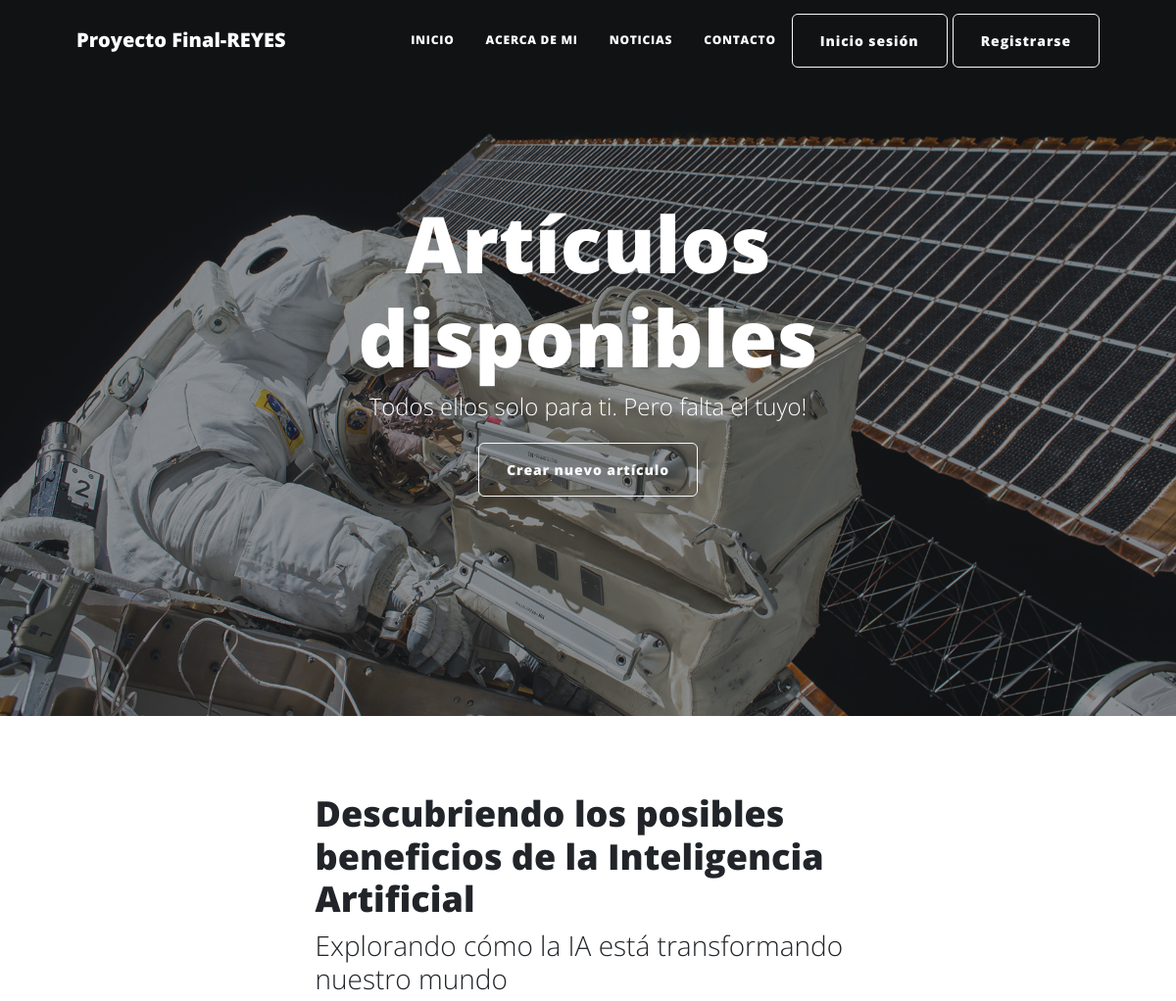
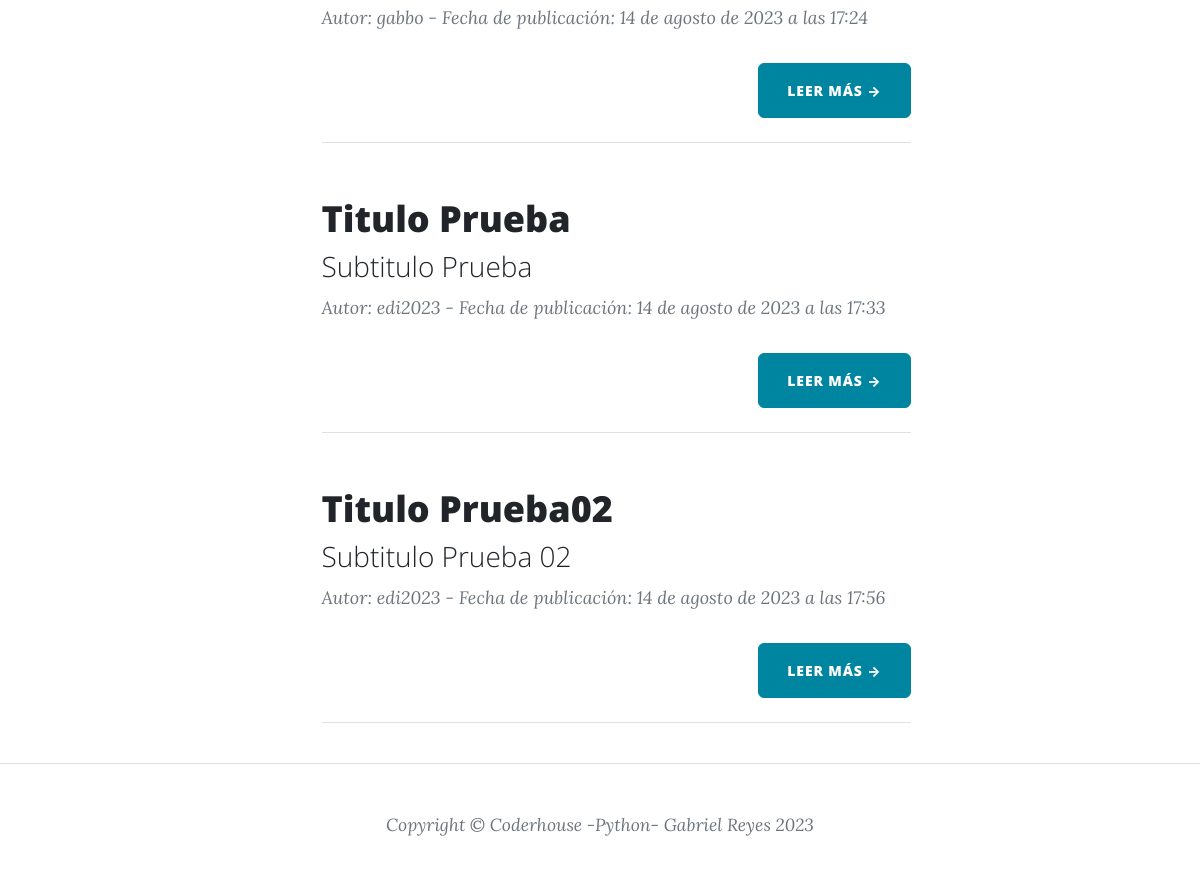
The page /pages/ on the database its author committed (2 pictures, top to bottom).
### app_blog/models.py (models this page shows, shortened)
class Articulo(models.Model):
    titulo = models.CharField(max_length=200)
    subtitulo = models.CharField(max_length=200)
    contenido = RichTextField()
    fecha_publicado = models.DateTimeField()
    autor = models.ForeignKey(User, on_delete=models.CASCADE, related_name='articulos_creados', null=True)
    imagen = models.ImageField(upload_to='images_blog/', null=True, blank=True) # imagen

### app_blog/views.py (the view)
# urls.py: path('', ArticuloListView.as_view(), name='articulo_lista'),
class ArticuloListView(ListView):
    model = Articulo
    template_name = 'articulo_lista.html'
    context_object_name = 'articulos'

### app_blog/templates/app_blog/articulo_list.html (shortened to what this page needs)
{% extends "base.html" %}
{% block titulo-imagen %}
<header class="masthead" style="background-image: url('/static/assets/img/post-bg.jpg')">
    <div class="container position-relative px-4 px-lg-5">
        <div class="row gx-4 gx-lg-5 justify-content-center">
            <div class="col-md-10 col-lg-8 col-xl-7">
                <div class="site-heading">
                    {% if articulos %}
                        <h1>Artículos disponibles</h1>
                        <span class="subheading">Todos ellos solo para ti. Pero falta el tuyo!</span>
                    {% else %}
                        <h1>No hay entradas aún</h1>
                        <span class="subheading">Te estamos esperando. Escribe tu primer artículo.</span>
                    {% endif %}
                    <div class="p-4"><a type="button" class="btn btn-outline-light" href="{% url 'articulo_crear' %}">Crear nuevo artículo</a></div>
                </div>
            </div>
        </div>
    </div>
</header>
{% endblock titulo-imagen %}
{% block contenido %}
<ul>
{% for articulo in articulos %}
<div class="container px-4 px-lg-5">
  <div class="row gx-4 gx-lg-5 justify-content-center">
      <div class="col-md-10 col-lg-8 col-xl-7">
          <div class="post-preview">
              <a href="{% url 'articulo_detail' articulo.pk %}">
                  <h2 class="post-title">{{ articulo.titulo }}</h2>
                  <h3 class="post-subtitle">{{ articulo.subtitulo }}</h3>
              </a>
              <p class="post-meta">
                   Autor: {{ articulo.autor }} - Fecha de publicación: {{ articulo.fecha_publicado }}
              </p>
          </div>
          <div class="d-flex justify-content-end mb-4"><a class="btn btn-primary text-uppercase" href="{% url 'articulo_detail' articulo.pk %}">Leer más →</a></div>
          <hr class="my-4" />
      </div>
  </div>
</div>
{% endfor %}
</ul>
{% endblock contenido %}

### rows shown on the page
Articulo: titulo "Descubriendo los posibles beneficios de la Inteligencia Artificial", subtitulo "Explorando cómo la IA está transformando nuestro mundo", autor "gabbo", fecha_publicado "14 de agosto de 2023 a las 17:24"
Articulo: titulo "Titulo Prueba", subtitulo "Subtitulo Prueba", autor "edi2023", fecha_publicado "14 de agosto de 2023 a las 17:33"
Articulo: titulo "Titulo Prueba02", subtitulo "Subtitulo Prueba 02", autor "edi2023", fecha_publicado "14 de agosto de 2023 a las 17:56"
